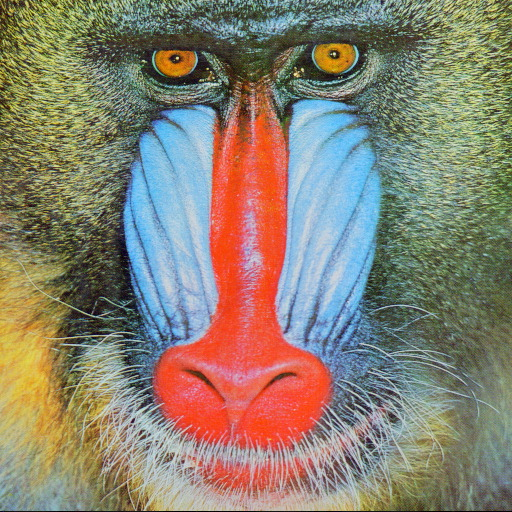
#> input picture baboon.jpg, 512 x 512 px
$ python main.py
#> lines starting #> are read from the running program, lines starting #| are printed output that depends on the picture
import cv2

img = cv2.imread('baboon.jpg', 0)
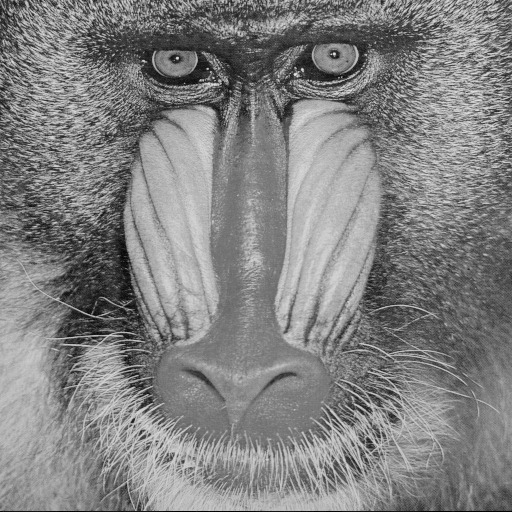
#> img: shape (512, 512); min 0, max 234, mean 129.7
#_, threshold = cv2.threshold(img, 150, 255, cv2.THRESH_BINARY)
# adaptive_threshold = cv2.adaptiveThreshold(img, 255, cv2.ADAPTIVE_THRESH_MEAN_C, cv2.THRESH_BINARY, 13, 2)
adaptive_threshold = cv2.adaptiveThreshold(img, 255, cv2.ADAPTIVE_THRESH_GAUSSIAN_C, cv2.THRESH_BINARY, 13, 2)
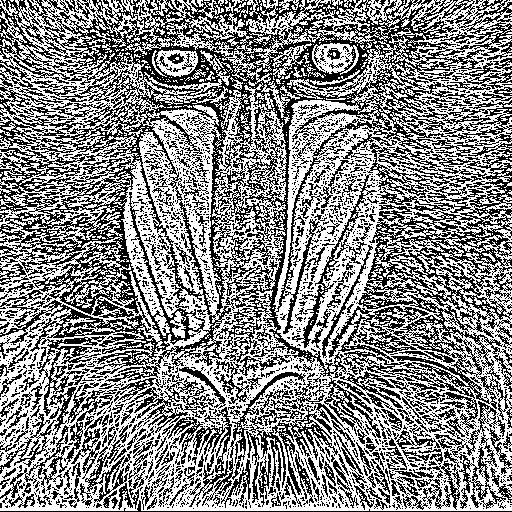
#> adaptive_threshold: shape (512, 512); 53.8% white; black in thin lines or dots
cv2.imshow('Image', img)
cv2.imshow('Threshold', adaptive_threshold)
cv2.waitKey(0)
cv2.destroyAllWindows()
